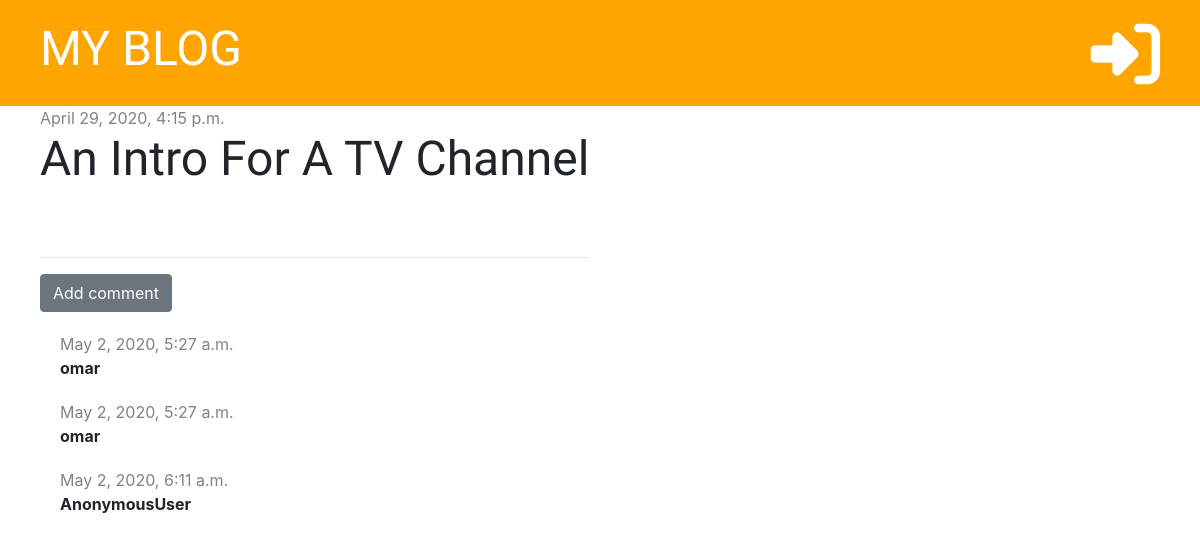
Screenshot of /post/3/ with the database file from the repository.
### bolg/models.py (models this page shows, shortened)
class Post(models.Model):
    author =  models.ForeignKey('auth.User', on_delete=models.CASCADE)
    title = models.CharField(max_length=200)
    text = models.TextField()
    created_date = models.DateTimeField(default=timezone.now)
    published_date = models.DateTimeField(blank=True, null=True)

class Comment(models.Model):
    post = models.ForeignKey('bolg.Post', on_delete=models.CASCADE, related_name='comments')
    author = models.CharField(max_length=200)
    created_date = models.DateTimeField(default=timezone.now())
    text = models.TextField()
    approved = models.BooleanField(default=False)

### bolg/views.py (the view)
# urls.py: path('post/<int:pk>/', views.post_detail, name='post_detail'),
def post_detail(request, pk):
    post = get_object_or_404(Post, pk=pk)
    stuff_for_frontend = {'post':post}
    return render(request, 'bolg/post_detail.html', stuff_for_frontend)

### bolg/templatetags/markdownify.py (called while the page is built)
@register.filter
def markdown(value):
    renderer = HighlightRenderer()
    markdown = mistune.Markdown(renderer=renderer)
    return markdown(value)

### bolg/templates/bolg/post_detail.html (shortened to what this page needs)
{% extends 'bolg/base.html' %}
{% load markdownify %}
{% block content %}
    <div class="post">
        {% if post.published_date %}
            <div class="date">
                {{ post.published_date }}
            </div>
        {% else %}
            <a href="{% url 'post_publish' pk=post.pk %}" class="btn btn-primary">Publish</a>
        {% endif %}
        <h1>{{ post.title }}</h1>
    </div>
    <hr>
    <a href="{% url 'add_comment_to_post' pk=post.pk %}" class="btn btn-secondary">Add comment</a>
    {% for comment in post.comments.all %}
        {% if user.is_authenticated or comment.approved %}
            <div class="comment">
                <div class="date">
                    {{ comment.created_date }}
                </div>
                <strong>{{ comment.author }}</strong>
            </div>
        {% endif %}
    {% empty %}
        <p>No comments yet...</p>
    {% endfor %}
{% endblock %}

### bolg/static/css/bolg.css (style rules this page uses)
h1, h2, h3, h4 { font-family: 'Tangerine', 'Inconsolata', 'Droid Sans', serif; font-size: 48px; }
.date { color: #828282; }
.post { margin-bottom: 70px; }
.comment { margin: 20px 0px 20px 20px; }

### rows the page displays
Post: published_date "April 29, 2020, 4:15 p.m.", title "An Intro For A TV Channel"
Comment: created_date "May 2, 2020, 5:27 a.m.", author "omar"
Comment: created_date "May 2, 2020, 5:27 a.m.", author "omar"
Comment: created_date "May 2, 2020, 6:11 a.m.", author "AnonymousUser"
